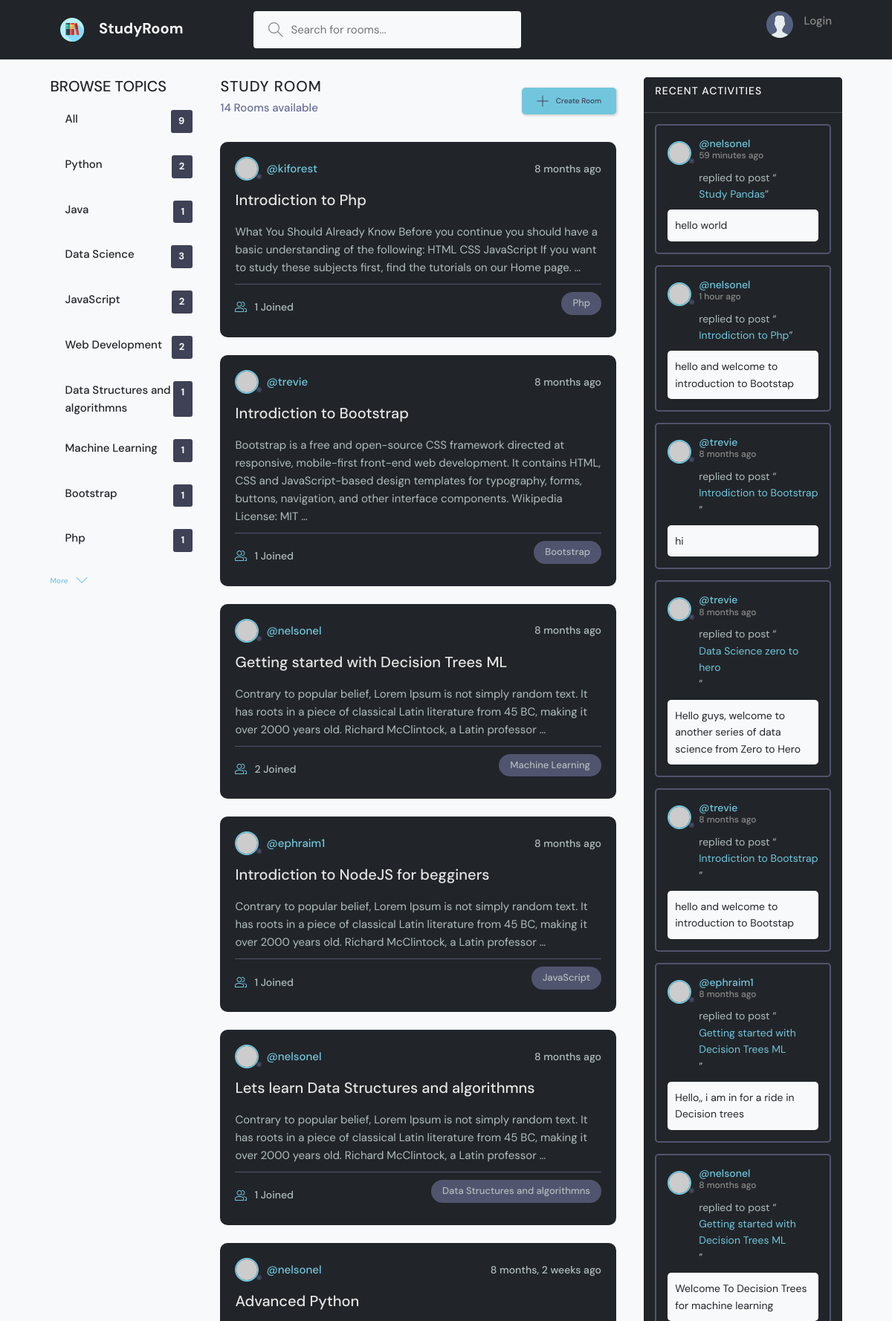
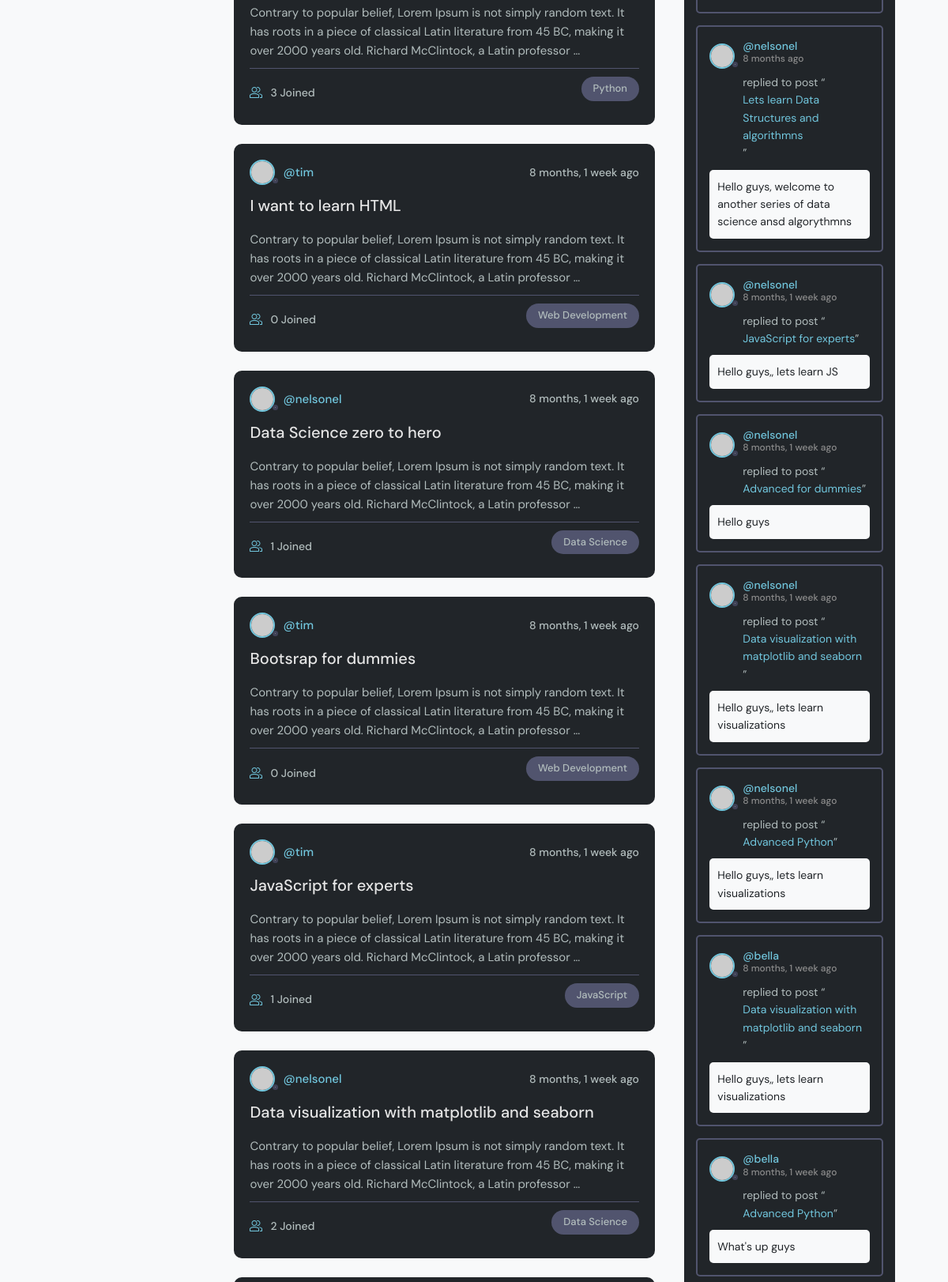
The page / (upper part) on the database its author committed (2 pictures, top to bottom).
### base/models.py (models this page shows, shortened)
class Topic(models.Model):
    name = models.CharField(max_length=200)

class Room(models.Model):
    host = models.ForeignKey(User, on_delete=models.SET_NULL, null=True)
    topic = models.ForeignKey(Topic, on_delete=models.SET_NULL, null=True)
    name = models.CharField(max_length=200)
    description = models.TextField(null=True, blank=True)
    participants = models.ManyToManyField(User,related_name='participants', blank=True)
    updated = models.DateTimeField(auto_now=True)
    created = models.DateTimeField(auto_now_add=True)
    class Meta:
        ordering = ['-updated', '-created']
    def __str__(self):
        return self.name[0:50]

class Message(models.Model):
    user = models.ForeignKey(User, on_delete=models.CASCADE)
    room = models.ForeignKey(Room, on_delete=models.CASCADE)
    body = models.TextField()
    updated = models.DateTimeField(auto_now=True)
    created = models.DateTimeField(auto_now_add=True)
    class Meta:
        ordering = ['-updated', '-created']

### base/views.py (the view)
# urls.py: path('', views.home, name='home'),
def home(request):
    q = request.GET.get('q') if request.GET.get('q') != None else ''
    rooms = Room.objects.filter(
        Q(topic__name__icontains=q) |
        Q(name__icontains=q) |
        Q(host__username__icontains=q) |
        Q(description__icontains=q)
    )
    topics = Topic.objects.all()
    room_count = rooms.count()
    room_messages = Message.objects.filter(Q(room__topic__name__icontains=q))
    context = {'rooms': rooms, 'topics': topics,
               'room_count': room_count, 'room_messages': room_messages}
    return render(request, 'base/home.html', context)

### base/templates/base/home.html (shortened to what this page needs)
{% extends 'main.html' %}
{% block content %}
  <main class="layout layout--3">
    <div class="container">
      {% include 'base/topics_component.html' %}
      <div class="roomList">
        <div class="roomList__header">
          <div>
            <h2 class="text-dark">Study Room</h2>
            <p>{{rooms.count}} Rooms available</p>
          </div>
          <a class="btn btn--main" href="{% url 'create-room' %}">
            <svg version="1.1" xmlns="http://www.w3.org/2000/svg" width="32" height="32" viewBox="0 0 32 32">
              <title>add</title>
              <path
                d="M16.943 0.943h-1.885v14.115h-14.115v1.885h14.115v14.115h1.885v-14.115h14.115v-1.885h-14.115v-14.115z">
              </path>
            </svg>
            Create Room
          </a>
        </div>
        {% include 'base/feed_component.html' %}
      </div>
      {% include 'base/activity_component.html' %}
    </div>
  </main>
  {% endblock %}

### base/templates/base/topics_component.html
<div class="topics sticky">
    <div class="topics__header">
        <h2 class="text-dark">Browse Topics</h2>
    </div>
    <ul class="topics__list">
        <li class="">
            <a class="text-dark hoover" href="{% url 'home' %}">All <span class="text-light">{{topics.count}}</span></a>
        </li>
        {% for topic in topics %}
        <li class="">
            <a class="text-dark hoover" href="{% url 'home' %}?q={{topic.name}}">{{topic.name}} <span
            class="text-light">{{topic.room_set.all.count}}</span></a>
        </li>
        {% endfor %}
    </ul>
    <button class="btn btn--link" href="topics.html">
        More
        <svg version="1.1" xmlns="http://www.w3.org/2000/svg" width="32" height="32" viewBox="0 0 32 32">
            <title>chevron-down</title>
            <path d="M16 21l-13-13h-3l16 16 16-16h-3l-13 13z"></path>
        </svg>
    </button>
</div>

### base/templates/base/feed_component.html (shortened to what this page needs)
{% for room in rooms %}
<div class="roomListRoom bg-dark">
    <div class="roomListRoom__header">
        <a href="{% url 'user-profile' room.host.id %}" class="roomListRoom__author">
            <div class="avatar avatar--small">
                <img src="https://randomuser.me/api/portraits/women/11.jpg" />
            </div>
            <span>@{{room.host.username}}</span>
        </a>
        <div class="roomListRoom__actions">
            <span>{{room.created|timesince}} ago</span>
        </div>
    </div>
    <div class="roomListRoom__content">
        <a href="{% url 'room' room.id %}">{{room.name}}</a>
        <p>
            {{room.description |truncatewords:35}}
        </p>
    </div>
    <div class="roomListRoom__meta">
        <a href="{% url 'room' room.id %}" class="roomListRoom__joined">
            {{room.participants.all.count}} Joined
        </a>
        <p class="roomListRoom__topic">{{room.topic.name}}</p>
    </div>
</div>
{% endfor %}

### base/templates/base/activity_component.html (shortened to what this page needs)
<div class="activities bg-dark">
    <div class="activities__header">
      <h2 class="bg-dark text-light">Recent Activities</h2>
    </div>
    <hr class="bg-light">
     {% for message in room_messages %}
    <div class="activities__box">
      <div class="activities__boxHeader roomListRoom__header">
        <a href="{% url 'user-profile' message.user.id %}" class="roomListRoom__author">
          <div class="avatar avatar--small">
            <img src="https://randomuser.me/api/portraits/women/11.jpg" />
          </div>
          <p >
            @{{message.user}}
            <span>{{message.created|timesince}} ago</span>
          </p>
        </a>
      </div>
      <div class="activities__boxContent">
        <p>replied to post “<a href="{% url 'room' message.room.id %}">{{message.room}}</a>”</p>
        <div class="activities__boxRoomContent bg-light text-dark">
            {{message.body}}
        </div>
      </div>
    </div>
    {% endfor %}
  </div>

### rows shown on the page
Topic: name "Python", room_set.all.count "2"
Topic: name "Java", room_set.all.count "1"
Topic: name "Data Science", room_set.all.count "3"
Topic: name "JavaScript", room_set.all.count "2"
Topic: name "Web Development", room_set.all.count "2"
Topic: name "Data Structures and algorithmns", room_set.all.count "1"
Topic: name "Machine Learning", room_set.all.count "1"
Topic: name "Bootstrap", room_set.all.count "1"
Topic: name "Php", room_set.all.count "1"
Room: host.username "kiforest", created "8 months", name "Introdiction to Php", description "What You Should Already Know Before you continue you should have a basic understanding of the following: HTML CSS JavaScript If you want to study these subjects first, find the tutorials on our Home page. …", participants.all.count "1", topic.name "Php"
Room: host.username "trevie", created "8 months", name "Introdiction to Bootstrap", description "Bootstrap is a free and open-source CSS framework directed at responsive, mobile-first front-end web development. It contains HTML, CSS and JavaScript-based design templates for typography, forms, buttons, navigation, and other interface components. Wikipedia License: MIT …", participants.all.count "1", topic.name "Bootstrap"
Room: host.username "nelsonel", created "8 months", name "Getting started with Decision Trees ML", description "Contrary to popular belief, Lorem Ipsum is not simply random text. It has roots in a piece of classical Latin literature from 45 BC, making it over 2000 years old. Richard McClintock, a Latin professor …", participants.all.count "2", topic.name "Machine Learning"
Room: host.username "ephraim1", created "8 months", name "Introdiction to NodeJS for begginers", description "Contrary to popular belief, Lorem Ipsum is not simply random text. It has roots in a piece of classical Latin literature from 45 BC, making it over 2000 years old. Richard McClintock, a Latin professor …", participants.all.count "1", topic.name "JavaScript"
Room: host.username "nelsonel", created "8 months", name "Lets learn Data Structures and algorithmns", description "Contrary to popular belief, Lorem Ipsum is not simply random text. It has roots in a piece of classical Latin literature from 45 BC, making it over 2000 years old. Richard McClintock, a Latin professor …", participants.all.count "1", topic.name "Data Structures and algorithmns"
Room: host.username "nelsonel", created "8 months, 2 weeks", name "Advanced Python", description "Contrary to popular belief, Lorem Ipsum is not simply random text. It has roots in a piece of classical Latin literature from 45 BC, making it over 2000 years old. Richard McClintock, a Latin professor …", participants.all.count "3", topic.name "Python"
Room: host.username "tim", created "8 months, 1 week", name "I want to learn HTML", description "Contrary to popular belief, Lorem Ipsum is not simply random text. It has roots in a piece of classical Latin literature from 45 BC, making it over 2000 years old. Richard McClintock, a Latin professor …", participants.all.count "0", topic.name "Web Development"
Room: host.username "nelsonel", created "8 months, 1 week", name "Data Science zero to hero", description "Contrary to popular belief, Lorem Ipsum is not simply random text. It has roots in a piece of classical Latin literature from 45 BC, making it over 2000 years old. Richard McClintock, a Latin professor …", participants.all.count "1", topic.name "Data Science"
Room: host.username "tim", created "8 months, 1 week", name "Bootsrap for dummies", description "Contrary to popular belief, Lorem Ipsum is not simply random text. It has roots in a piece of classical Latin literature from 45 BC, making it over 2000 years old. Richard McClintock, a Latin professor …", participants.all.count "0", topic.name "Web Development"
Room: host.username "tim", created "8 months, 1 week", name "JavaScript for experts", description "Contrary to popular belief, Lorem Ipsum is not simply random text. It has roots in a piece of classical Latin literature from 45 BC, making it over 2000 years old. Richard McClintock, a Latin professor …", participants.all.count "1", topic.name "JavaScript"
Room: host.username "nelsonel", created "8 months, 1 week", name "Data visualization with matplotlib and seaborn", description "Contrary to popular belief, Lorem Ipsum is not simply random text. It has roots in a piece of classical Latin literature from 45 BC, making it over 2000 years old. Richard McClintock, a Latin professor …", participants.all.count "2", topic.name "Data Science"
Message: user "nelsonel", created "59 minutes", room "Study Pandas", body "hello world"
Message: user "nelsonel", created "1 hour", room "Introdiction to Php", body "hello and welcome to introduction to Bootstap"
Message: user "trevie", created "8 months", room "Introdiction to Bootstrap", body "hi"
Message: user "trevie", created "8 months", room "Data Science zero to hero", body "Hello guys, welcome to another series of data science from Zero to Hero"
Message: user "trevie", created "8 months", room "Introdiction to Bootstrap", body "hello and welcome to introduction to Bootstap"
Message: user "ephraim1", created "8 months", room "Getting started with Decision Trees ML", body "Hello,, i am in for a ride in Decision trees"
Message: user "nelsonel", created "8 months", room "Getting started with Decision Trees ML", body "Welcome To Decision Trees for machine learning"
Message: user "nelsonel", created "8 months", room "Lets learn Data Structures and algorithmns", body "Hello guys, welcome to another series of data science ansd algorythmns"
Message: user "nelsonel", created "8 months, 1 week", room "JavaScript for experts", body "Hello guys,, lets learn JS"
Message: user "nelsonel", created "8 months, 1 week", room "Advanced for dummies", body "Hello guys"
Message: user "nelsonel", created "8 months, 1 week", room "Data visualization with matplotlib and seaborn", body "Hello guys,, lets learn visualizations"
Message: user "nelsonel", created "8 months, 1 week", room "Advanced Python", body "Hello guys,, lets learn visualizations"
Message: user "bella", created "8 months, 1 week", room "Data visualization with matplotlib and seaborn", body "Hello guys,, lets learn visualizations"
Message: user "bella", created "8 months, 1 week", room "Advanced Python", body "What's up guys"

### other values the page prints
{{ topics.count }} "9"
{{ rooms.count }} "14"
